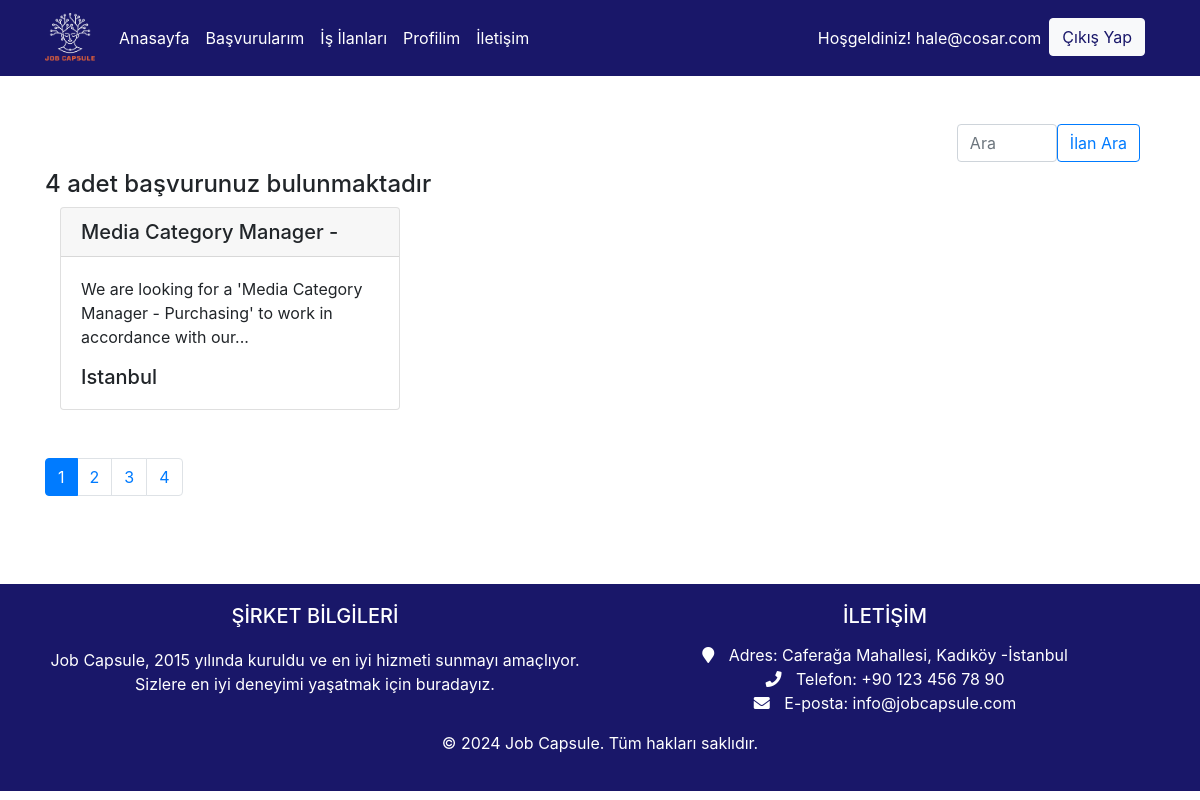
Page /Job_Capsule/Components/my-applications.php (signed in) on the committed database.
### tables this page shows
CREATE TABLE `application` (
  `id` int(11) NOT NULL,
  `user_id` int(11) NOT NULL,
  `job_id` int(11) NOT NULL,
  `status` int(11) NOT NULL,
  `recruiterNote` text NOT NULL
);

CREATE TABLE `jobs` (
  `id` int(11) NOT NULL,
  `title` text NOT NULL,
  `short_description` text NOT NULL,
  `long_description` text NOT NULL,
  `location` varchar(100) NOT NULL,
  `created_on` date NOT NULL,
  `created_by` varchar(100) NOT NULL,
  `last_modified_on` date DEFAULT NULL,
  `last_modified_by` varchar(100) DEFAULT NULL,
  `is_deleted` tinyint(1) NOT NULL,
  `isActive` tinyint(1) NOT NULL
);

### Job_Capsule/libs/functions.php (called while the page is built, shortened)
<?php
function Security($userData)
{
    $userData = trim($userData);
    $userData = stripslashes($userData);
    $userData = htmlspecialchars($userData);
    return $userData;
}
function getAllApplications($user_id, $keyword, $page)
{
    include "config.php";
    $pageCount = 1;
    $offset = ($page - 1) * $pageCount;
    $query = "FROM application a INNER JOIN jobs j ON j.id = a.job_id WHERE user_id=$user_id";
    $total_sql = "SELECT COUNT(*) " . $query;
    $count_data = mysqli_query($connection, $total_sql);
    $count = mysqli_fetch_array($count_data)[0];
    $total_pages = ceil($count / $pageCount);
    $sql = "SELECT * " . $query . " LIMIT $offset, $pageCount";
    $result = mysqli_query($connection, $sql);
    return array(
        "total_pages" => $total_pages,
        "data" => $result,
        "totalCount" => $count
    );
}
?>

### Job_Capsule/Components/my-applications.php (the view, shortened to what this page needs)
<?php
include_once "../libs/functions.php";
?>
<?php
$keyword = "";
$page = 1;
require "navbar.php";
if (isset($_SESSION['userId'])) {
    $user_id = $_SESSION['userId'];
} else {
    echo "Oturum hatası: Kullanıcı oturumu bulunamadı!";
}
$result = getAllApplications($user_id, $keyword, $page);
$totalCount = $result["totalCount"];
$data = $result["data"];
$totalPages = $result["total_pages"];
?>
<!DOCTYPE html>
<html lang="en">
<head>
    <link rel="stylesheet" href="https://stackpath.bootstrapcdn.com/bootstrap/4.5.2/css/bootstrap.min.css"
>
    <link rel="stylesheet" href="https://cdnjs.cloudflare.com/ajax/libs/font-awesome/5.15.4/css/all.min.css">
</head>
<body>
    <div class="container mt-5">
        <div class="container">
            <form class="d-flex justify-content-end mt-2 mb-2">
                <input class="form-control me-2" name="q" style="width:100px" type="search" placeholder="Ara"
                    aria-label="  Search" value="<?= Security($keyword) ?>">
                <button class="btn btn-outline-primary" type="submit">İlan Ara</button>
            </form>
        </div>
        <div class="container">
            <div class="row">
                <h4><?php echo $totalCount . " adet başvurunuz bulunmaktadır "; ?></h4>
            </div>
            <?php if (mysqli_num_rows($data) > 0): ?>
                <div class="row">
                    <?php while ($job = mysqli_fetch_assoc($data)): ?>
                        <div class="col-md-4">
                            <div class="card mb-5">
                                <h5 class="card-header"><?= htmlspecialchars($job['title']) ?></h5>
                                <div class="card-body">
                                    <p class="card-text"><?= htmlspecialchars($job['short_description']) . "..." ?></p>
                                    <h5 class="card-text"><?= htmlspecialchars($job['location']) ?></h5>
                                </div>
                            </div>
                        </div>
                    <?php endwhile; ?>
                </div>
            <?php else: ?>
                <div class="alert alert-warning">
                    İlan bulunamadı.
                </div>
            <?php endif; ?>
        </div>
        <div class="container">
            <div class="row">
                <?php if ($totalPages > 1): ?>
                    <nav aria-label="Page navigation example">
                        <ul class="pagination">
                            <?php for ($x = 1; $x <= $totalPages; $x++): ?>
                                <li class="page-item <?php if ($x == $page)
                                    echo "active" ?>"><a class="page-link" href="
        <?php
                                $url = "?page=" . $x;
                                echo $url;
                                ?>
    "><?php echo $x; ?></a></li>
                            <?php endfor; ?>
                        </ul>
                    </nav>
                <?php endif; ?>
            </div>
        </div>
        <br>
    </div>
    <?php include "../Pages/footer.php"; ?>
</body>
</html>

### rows in the picture
application: job.title "Media Category Manager -", job.short_description "We are looking for a 'Media Category Manager - Purchasing' to work in accordance with our", job.location "Istanbul"

### other values in the picture
$_SESSION['mail'] "hale@cosar.com"
$totalCount "4"
